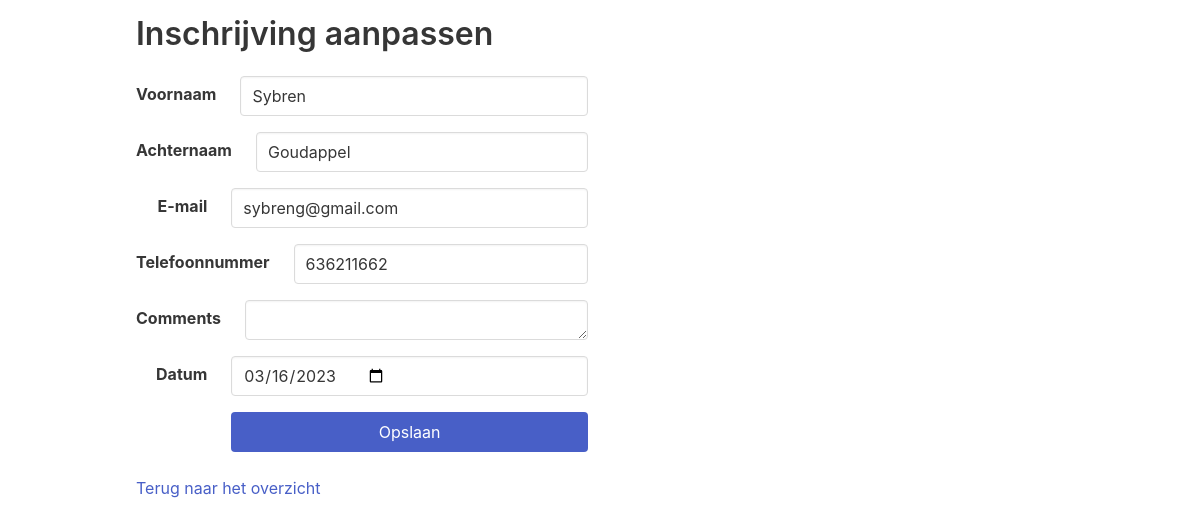
Screenshot of /edit.php?index=2 with the database file from the repository.
### tables this page shows
CREATE TABLE `reservation` (
  `id` int(10) UNSIGNED NOT NULL,
  `firstName` varchar(50) NOT NULL,
  `lastName` varchar(50) NOT NULL,
  `email` varchar(80) NOT NULL,
  `phoneNumber` int(20) NOT NULL,
  `comments` varchar(1000) NOT NULL,
  `date` date NOT NULL
);

### edit.php (the view, shortened to what this page needs)
<?php
require_once "./includes/database.php";
$userid = $_GET['index'];
$query = "SELECT * FROM reservation WHERE id = " . $userid;
$result = mysqli_query($db, $query);
$reservation = mysqli_fetch_assoc($result);
?>
<!doctype html>
<html lang="en">
<head>
    <link rel='stylesheet' href='https://cdnjs.cloudflare.com/ajax/libs/bulma/0.7.5/css/bulma.css'>
</head>
<body>
<div class="container px-4">
    <h1 class="title mt-4">Inschrijving aanpassen</h1>
    <section class="columns">
        <form class="column is-6" action="" method="post">
            <div class="field is-horizontal">
                <div class="field-label is-normal">
                    <label class="label" for="Fname">Voornaam</label>
                </div>
                <div class="field-body">
                    <div class="field">
                        <div class="control">
                            <input class="input" id="firstName" type="text" name="firstName" value="<?= $reservation['firstName'] ?>"/>
                        </div>
                    </div>
                </div>
            </div>
            <div class="field is-horizontal">
                <div class="field-label is-normal">
                    <label class="label" for="lastName">Achternaam</label>
                </div>
                <div class="field-body">
                    <div class="field">
                        <div class="control">
                            <input class="input" id="lastName" type="text" name="lastName" value="<?= $reservation['lastName'] ?>"/>
                        </div>
                    </div>
                </div>
            </div>
            <div class="field is-horizontal">
                <div class="field-label is-normal">
                    <label class="label" for="email">E-mail</label>
                </div>
                <div class="field-body">
                    <div class="field">
                        <div class="control">
                            <input class="input" id="email" type="email" name="email" value="<?= $reservation['email'] ?>"/>
                        </div>
                    </div>
                </div>
            </div>
            <div class="field is-horizontal">
                <div class="field-label is-normal">
                    <label class="label" for="phoneNumber">Telefoonnummer</label>
                </div>
                <div class="field-body">
                    <div class="field">
                        <div class="control">
                            <input class="input" id="phoneNumber" type="number" name="phoneNumber" value="<?= $reservation['phoneNumber'] ?>"/>
                        </div>
                    </div>
                </div>
            </div>
            <div class="field is-horizontal">
                <div class="field-label is-normal">
                    <label class="label" for="comments">Comments</label>
                </div>
                <div class="field-body">
                    <div class="field">
                        <div class="control">
                            <textarea class="input" id="comments" type="text" name="comments" cols="30" rows="10 value="<?= $reservation['comments'] ?>"/> </textarea>
                        </div>
                    </div>
                </div>
            </div>
            <div class="field is-horizontal">
                <div class="field-label is-normal">
                    <label class="label" for="date">Datum</label>
                </div>
                <div class="field-body">
                    <div class="field">
                        <div class="control">
                            <input class="input" id="date" type="date" name="date" value="<?= $reservation['date'] ?>"/>
                        </div>
                    </div>
                </div>
            </div>
            <div class="field is-horizontal">
                <div class="field-label is-normal"></div>
                <div class="field-body">
                    <button class="button is-link is-fullwidth" type="submit" name="submit">Opslaan</button>
                </div>
            </div>
        </form>
    </section>
    <a class="button-is-white" href="overzicht.php">Terug naar het overzicht</a>
</div>
</body>
</html>

### rows the page displays
reservation: firstName "Sybren", lastName "Goudappel", email "sybreng@gmail.com", phoneNumber "636211662", date "03/16/2023"
